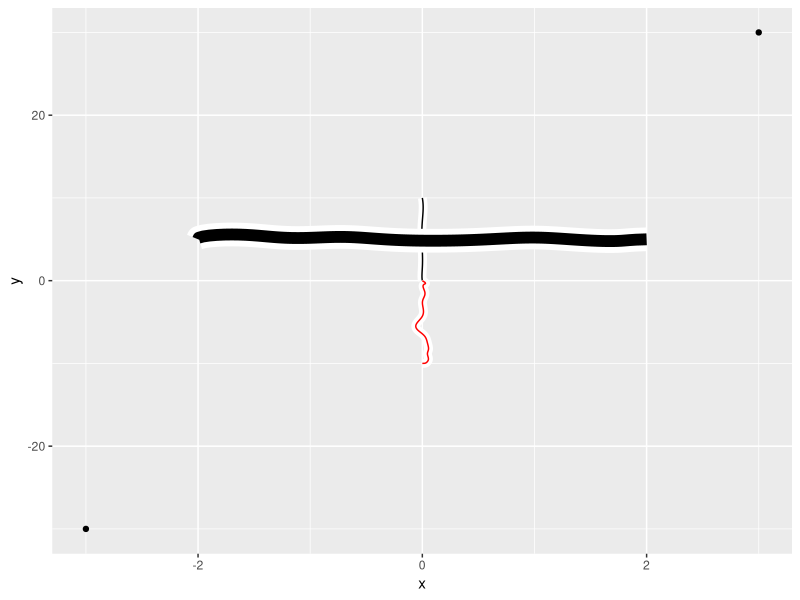
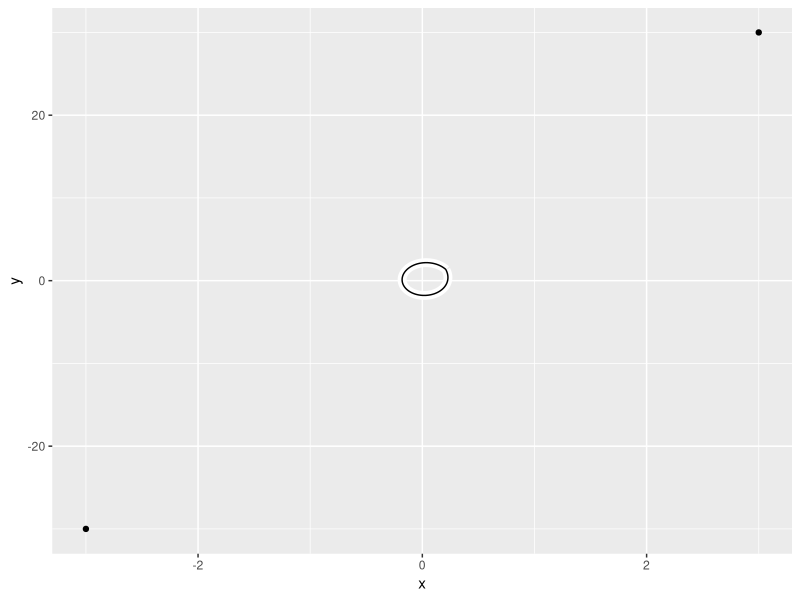
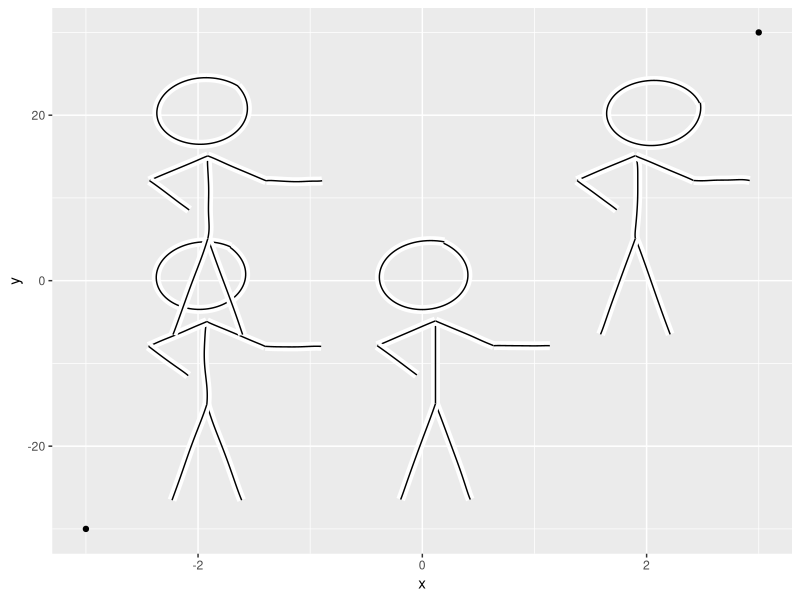

Here is the R script that generated these plots, in order:
library(ggplot2)
library(grid)
library(Hmisc) # bezier
library(R.utils) # doCall
datascaled <- data.frame(x=c(-3,3),y=c(-30,30))
dibujobase <- ggplot(data=datascaled, aes(x=x,y=y)) + geom_point()
xrange <- 6
yrange <- 60
ratioxy <- xrange / yrange

ratioxy



path <- function(data, mask = TRUE, ...) {
  if(mask) {
     argList<-list(...);
	 if(is.null(argList$size)==TRUE){
       mymask <- geom_path(mapping=aes(x,y),data = data , colour = "white", size = 3, ...)
     } else {
       if(argList$size < 3 ) size <- 3
       else size <- argList$size *2
       mymask <- geom_path(mapping=aes(x,y),data = data , colour = "white", size = size, ...)
     }    
    return(c(mymask,geom_path(mapping=aes(x,y),data = data , ...)))
  }
  else {
  return(geom_path(mapping=aes(x,y), data = data , ...))
  }
}




segment <- function(begin= c(0,0), end=c(1,1), ... ) {
  datasegment <- function( begin= c(0,0), end=c(1,1), npoints = 10, bezier= TRUE, ... ) {
    require(Hmisc) # bezier
    require(R.utils) # doCall
    x <- seq(begin[1],end[1],length.out = npoints)
    if( (end[1] - begin[1]) != 0 ) {
      y <- (end[2] - begin[2]) * ( x - begin[1] ) / (end[1] - begin[1]) + begin[2]
    } else {
      y <-  seq(begin[2], end[2], length.out = npoints)
    }
    xx <- doCall("jitter", x=x, ...)
    yy <- doCall("jitter", x=y, ...)
    xx[1] <- begin[1]
    yy[1] <- begin[2]
    xx[length(xx)] <-end[1]
    yy[length(yy)] <-end[2]
    data <- data.frame(x=xx,y=yy)
    if(bezier) data <- data.frame(doCall("bezier", x=xx, y=yy, ...))
    data
  }
  data <- datasegment(begin=begin, end=end, ...)
  path(data,...)
}



dibujobase + segment(begin=c(0,0), end=c(0,10)) + segment(begin=c(0,0), end=c(0,-10),npoints=50,factor=10, colour="red") + segment(begin=c(-2,5), end=c(2,5), npoints=30,factor=10, size =4) 



circle <- function(center = c(0,0), diameter = 1, ... ) {
  datacircle <- function(center = c(0,0), diameter = 1, ratioxy=1, npoints = 16, alpha=  runif(1, 0, pi/2), ...){
    require(Hmisc) # bezier
    require(R.utils) # doCall
    r <- rep( diameter / 2, npoints )
    tt <- seq(alpha,2*pi + alpha,length.out = npoints)
    r <- doCall("jitter", x=r, ...)
    sector <-  tt > alpha & tt <= ( pi/ 2 + alpha)
    r[ sector ] <- r[sector] * 1.05
    sector <-  tt > ( 2 * pi/2 + alpha)  & tt < (3* pi/ 2 +alpha)
    r[ sector ] <- r[sector] * 0.95    
    xx <- center[1] + r * cos(tt) * ratioxy
    yy <- center[2] + r * sin(tt) 
    ##return(data.frame(x = xx, y = yy))
    return(data.frame(doCall("bezier",x = xx, y =yy, ...)))
  }
  data <- datacircle(center = center, diameter = diameter, ...)
  path(data = data, ...)
}


dibujobase + circle(diameter = 5, ratioxy=ratioxy)


## ============================================================
## man
## ============================================================



man <- function(centerofhead = c(0,0),
                             scale = 1,
                                        ratioxy =1,
                             angleofspine =   - pi / 2 ,
                             anglerighthumerus = -pi/6,
                             anglelefthumerus = pi + pi/6,
                             anglerightradius = 0,
                             angleleftradius = - pi/4,
                             angleleftleg = 3*pi/2  + pi / 12 ,
                             anglerightleg = 3*pi/2  - pi / 12,
                             angleofneck = runif(1, min = 3 * pi / 2 - pi/10 , max = 3 * pi / 2 + pi/10),
                ...) {
bone <- function( begin= c(0,0), distance = 1, angle = pi/2, ratioxy = 1, ... ) {
  end <- c( begin[1] + distance * cos( angle ) * ratioxy, begin[2] + distance * sin(angle) )
  segment(begin, end, ...)
}
diameterofhead <- 1 * scale
lengthofspine <- diameterofhead * 1
lengthofleg <- lengthofspine * 1.2
lengthofhumerus <- lengthofspine * 0.6
lengthofradius <- lengthofspine * 0.5
beginspine <- centerofhead + (diameterofhead / 2) * c( cos(angleofneck) * ratioxy, sin( angleofneck))
endspine <- beginspine + lengthofspine * c( cos( angleofspine) * ratioxy , sin(angleofspine))
endrighthumerus <- beginspine + lengthofhumerus * c( cos( anglerighthumerus) *ratioxy, sin(anglerighthumerus))
endlefthumerus <- beginspine + lengthofhumerus * c( cos( anglelefthumerus)*ratioxy, sin(anglelefthumerus))

return(c(circle(center=centerofhead,diameter=diameterofhead, ratioxy = ratioxy, ...), # head
  bone(begin = beginspine, distance = lengthofspine , angle = angleofspine, ratioxy = ratioxy, ...  ), # spine
  bone(begin = beginspine, distance = lengthofhumerus, angle = anglerighthumerus, ratioxy = ratioxy, ...) , # right humerus
  bone(begin = endrighthumerus, distance = lengthofradius, angle = anglerightradius , ratioxy = ratioxy, ...),
  bone(begin = beginspine, distance = lengthofhumerus, angle = anglelefthumerus,ratioxy = ratioxy, ...),
  bone(begin = endlefthumerus, distance = lengthofradius, angle = angleleftradius, ratioxy = ratioxy, ...),
  bone(begin = endspine, distance = lengthofleg, angle = angleleftleg, ratioxy = ratioxy, ...), # Leg
  bone(begin = endspine, distance = lengthofleg, angle = anglerightleg, ratioxy= ratioxy,  ...)) )#Leg
}


dibujobase + man(ratioxy=ratioxy,scale=10) +
  man(center=c(-2,00),ratioxy=ratioxy,scale=10) +
  man(center=c(2,20),ratioxy=ratioxy,scale=10) +
  man(center=c(-2,20),ratioxy=ratioxy,scale=10)
